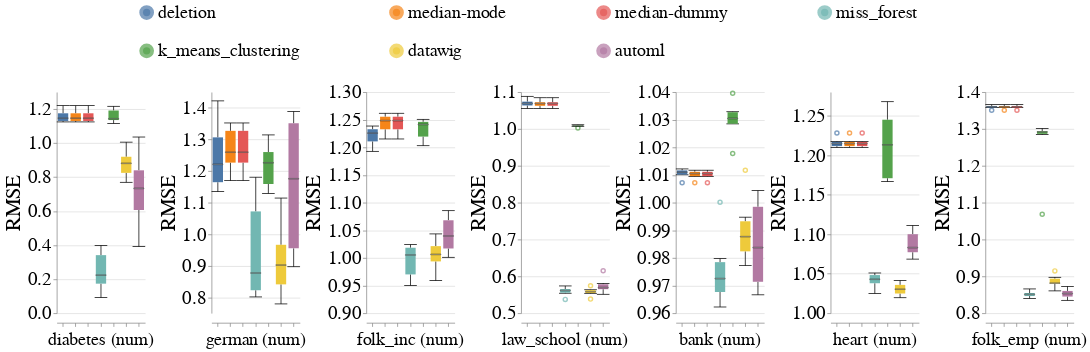

The code cell stored with this chart in its notebook:
### Code cell
create_box_plots_for_diff_imputers_and_datasets_for_mixed_exp(train_injection_scenario='MCAR3',
                                                              test_injection_scenario='MCAR3',
                                                              metric_name='rmse',
                                                              dataset_to_column_name=DATASET_TO_COLUMN_NAME,
                                                              db_client=db_client,
                                                              without_dummy=False)

### Figure 1 — Vega-Lite specification as saved in the notebook (floating-point values rounded to 4 significant figures; data arrays with more than 128 entries replaced by an {"elided": "..."} marker saying what was removed)
{"config": {"view": {"continuousWidth": 400, "continuousHeight": 300, "stroke": null}, "axis": {"labelFontSize": 26, "labelFontWeight": "normal", "titleFontSize": 28, "titleFontWeight": "normal"}, "facet": {"spacing": 5}, "header": {"labelFontSize": 24, "labelOrient": "bottom", "labelPadding": 5, "titleFontSize": 28}, "legend": {"columns": 4, "direction": "horizontal", "labelFontSize": 24, "labelLimit": 400, "orient": "top", "symbolOffset": 110, "symbolStrokeWidth": 10, "titleAnchor": "middle", "titleFontSize": 26, "titleLimit": 300}, "title": {"fontSize": 28}}, "data": {"name": "data-2384164cc7c053448ff9fee1e955cec9"}, "mark": {"type": "boxplot", "median": {"stroke": "black", "strokeWidth": 0.7}, "ticks": true}, "encoding": {"color": {"field": "Null_Imputer_Name", "sort": ["deletion", "median-mode", "median-dummy", "miss_forest", "k_means_clustering", "datawig", "automl"], "title": null, "type": "nominal"}, "column": {"field": "Extended_Dataset_Name", "sort": {"field": "Dataset_Sequence_Number", "order": "ascending"}, "title": null, "type": "nominal"}, "x": {"axis": {"labels": false}, "field": "Null_Imputer_Name", "sort": ["deletion", "median-mode", "median-dummy", "miss_forest", "k_means_clustering", "datawig", "automl"], "title": null, "type": "nominal"}, "y": {"field": "Rmse", "scale": {"zero": false}, "title": "RMSE", "type": "quantitative"}}, "resolve": {"scale": {"y": "independent"}}, "width": 120, "$schema": "https://vega.github.io/schema/vega-lite/v4.17.0.json", "datasets": {"data-2384164cc7c053448ff9fee1e955cec9": {"elided": "294 records"}}}
